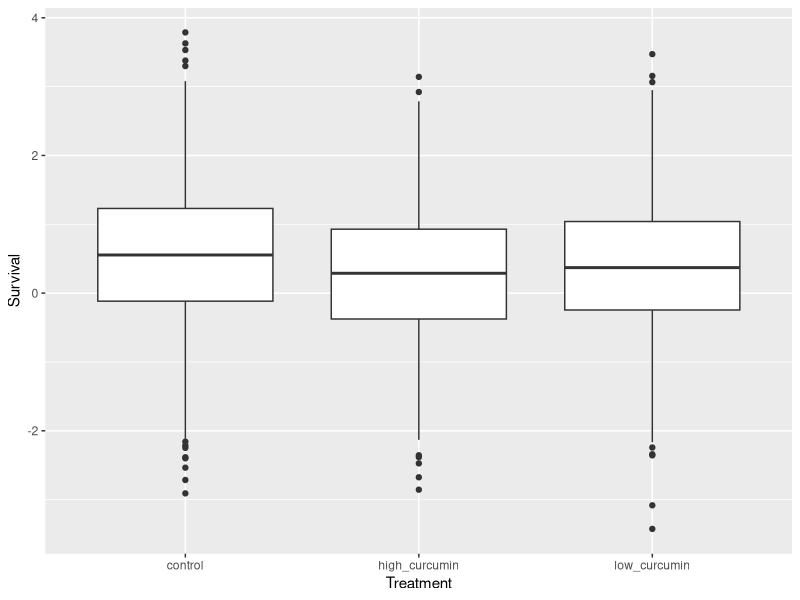
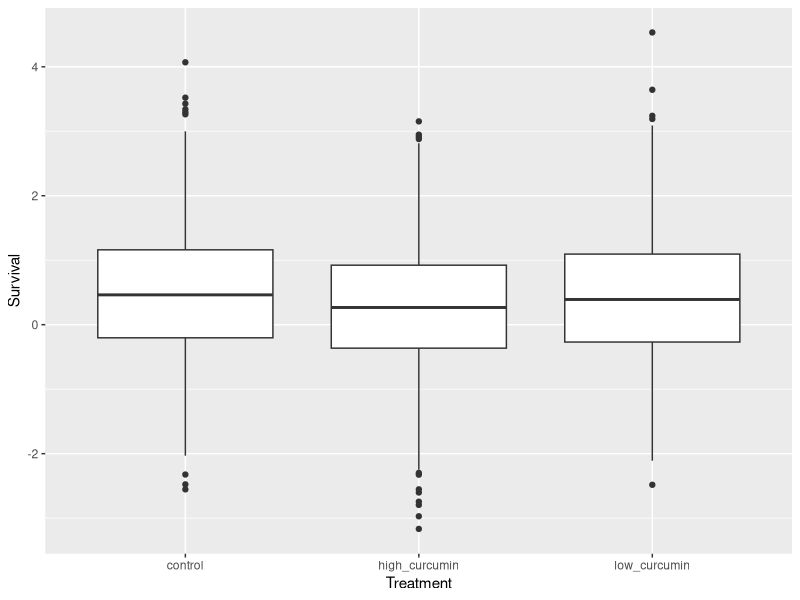
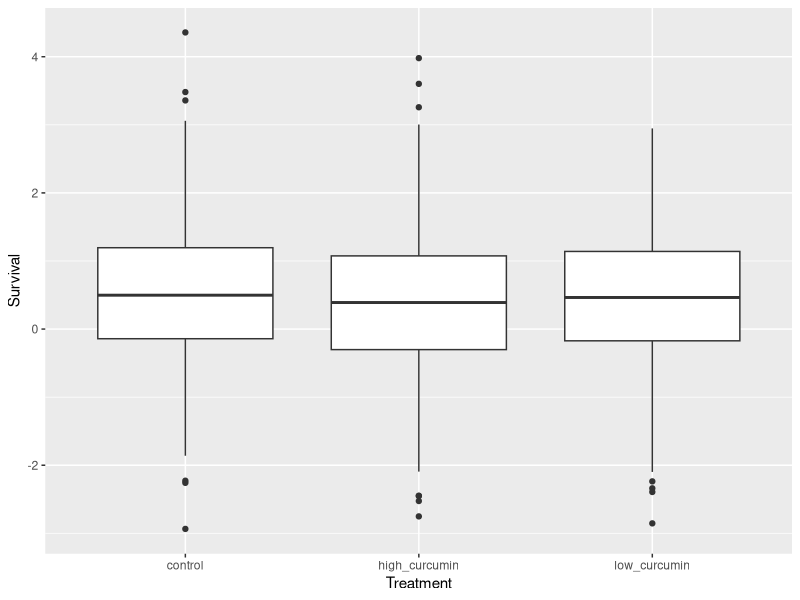
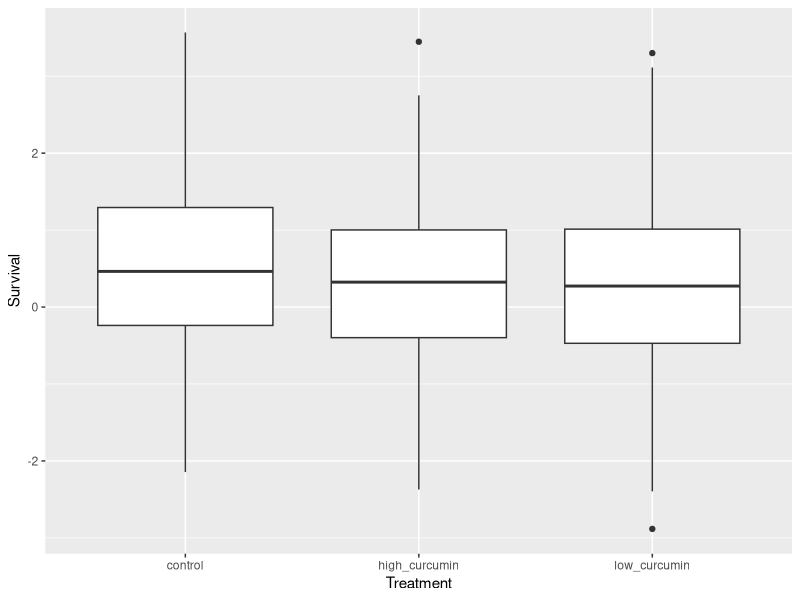

The R script that drew these images, in order:
## ---- chunk 1
library(ggplot2)

# Control survival when exposed to lc50 with survivors being 1

Survival_C = rnorm(1000, mean = 0.5, sd = 1)

# 0.25mg curcumin exposure survival rate

Survival_L = rnorm(1000, mean = 0.4, sd = 1)

# 1mg curcumin exposure survival rate

Survival_H = rnorm(1000, mean = 0.3, sd = 1)

# Organize data ------------------------------

survival_total = data.frame(ID = 1:3000, c(Survival_C, Survival_L, Survival_H), Treatment = c(rep('control', 1000), rep('low_curcumin', 1000), rep('high_curcumin', 1000)))

colnames(survival_total)[2] <- ('Survival')

# analyze the data ------------------------------

summary_surv = summary(survival_total)
print(summary_surv)

stats <- aov(Survival ~ Treatment, data = survival_total)

stats_sum <- summary(stats)

print(stats_sum)

# create a boxplot ------------------------------

ano_plot <- ggplot(stats) + aes(x = Treatment, y = Survival) + geom_boxplot()

print(ano_plot)
## ---- chunk 2
library(ggplot2)

# create data ------------------------------

# Control survival when exposed to lc50 with survivors being 1

Survival_C = rnorm(1000, mean = 0.5, sd = 1)

# 0.25mg curcumin exposure survival rate

Survival_L = rnorm(1000, mean = 0.4, sd = 1)

# 1mg curcumin exposure survival rate

Survival_H = rnorm(1000, mean = 0.3, sd = 1)

# Organize data ------------------------------

survival_total = data.frame(ID = 1:3000, c(Survival_C, Survival_L, Survival_H), Treatment = c(rep('control', 1000), rep('low_curcumin', 1000), rep('high_curcumin', 1000)))

colnames(survival_total)[2] <- ('Survival')

# analyze the data ------------------------------

summary_surv = summary(survival_total)
print(summary_surv)

stats <- aov(Survival ~ Treatment, data = survival_total)

stats_sum <- summary(stats)

print(stats_sum)

# create a boxplot ------------------------------

ano_plot <- ggplot(stats) + aes(x = Treatment, y = Survival) + geom_boxplot()

print(ano_plot)
## ---- chunk 3
library(ggplot2)

# create data ------------------------------

# Control survival when exposed to lc50 with survivors being 1

Survival_C = rnorm(1000, mean = 0.5, sd = 1)

# 0.25mg curcumin exposure survival rate

Survival_L = rnorm(1000, mean = 0.46, sd = 1)

# 1mg curcumin exposure survival rate

Survival_H = rnorm(1000, mean = 0.43, sd = 1)

# Organize data ------------------------------

survival_total = data.frame(ID = 1:3000, c(Survival_C, Survival_L, Survival_H), Treatment = c(rep('control', 1000), rep('low_curcumin', 1000), rep('high_curcumin', 1000)))

colnames(survival_total)[2] <- ('Survival')

# analyze the data ------------------------------

summary_surv = summary(survival_total)
print(summary_surv)

stats <- aov(Survival ~ Treatment, data = survival_total)

stats_sum <- summary(stats)

print(stats_sum)

# create a boxplot ------------------------------

ano_plot <- ggplot(stats) + aes(x = Treatment, y = Survival) + geom_boxplot()

print(ano_plot)

## ---- chunk 4

# create data ------------------------------

# Control survival when exposed to lc50 with survivors being 1

Survival_C = rnorm(360, mean = 0.5, sd = 1)

# 0.25mg curcumin exposure survival rate

Survival_L = rnorm(360, mean = 0.4, sd = 1)

# 1mg curcumin exposure survival rate

Survival_H = rnorm(360, mean = 0.3, sd = 1)

# Organize data ------------------------------

survival_total = data.frame(ID = 1:360, c(Survival_C, Survival_L, Survival_H), Treatment = c(rep('control', 360), rep('low_curcumin', 360), rep('high_curcumin', 360)))

colnames(survival_total)[2] <- ('Survival')

# analyze the data ------------------------------

summary_surv = summary(survival_total)
print(summary_surv)

stats <- aov(Survival ~ Treatment, data = survival_total)

stats_sum <- summary(stats)

print(stats_sum)

# create a boxplot ------------------------------

ano_plot <- ggplot(stats) + aes(x = Treatment, y = Survival) + geom_boxplot()

print(ano_plot)
